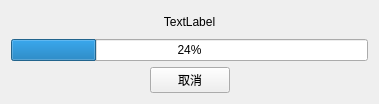
<?xml version="1.0" encoding="UTF-8"?>
<ui version="4.0">
 <class>Progress_Dialog</class>
 <widget class="QWidget" name="Progress_Dialog">
  <property name="geometry">
   <rect>
    <x>0</x>
    <y>0</y>
    <width>379</width>
    <height>104</height>
   </rect>
  </property>
  <property name="minimumSize">
   <size>
    <width>379</width>
    <height>104</height>
   </size>
  </property>
  <property name="maximumSize">
   <size>
    <width>379</width>
    <height>104</height>
   </size>
  </property>
  <property name="windowTitle">
   <string/>
  </property>
  <layout class="QVBoxLayout" name="verticalLayout">
   <item>
    <widget class="QLabel" name="label">
     <property name="text">
      <string>&lt;html&gt;&lt;head/&gt;&lt;body&gt;&lt;p align=&quot;center&quot;&gt;TextLabel&lt;/p&gt;&lt;/body&gt;&lt;/html&gt;</string>
     </property>
    </widget>
   </item>
   <item>
    <widget class="QProgressBar" name="progressBar">
     <property name="value">
      <number>24</number>
     </property>
    </widget>
   </item>
   <item>
    <layout class="QHBoxLayout" name="horizontalLayout">
     <item>
      <spacer name="horizontalSpacer">
       <property name="orientation">
        <enum>Qt::Horizontal</enum>
       </property>
       <property name="sizeHint" stdset="0">
        <size>
         <width>40</width>
         <height>20</height>
        </size>
       </property>
      </spacer>
     </item>
     <item>
      <widget class="QPushButton" name="pushButton">
       <property name="text">
        <string>取消</string>
       </property>
      </widget>
     </item>
     <item>
      <spacer name="horizontalSpacer_2">
       <property name="orientation">
        <enum>Qt::Horizontal</enum>
       </property>
       <property name="sizeHint" stdset="0">
        <size>
         <width>40</width>
         <height>20</height>
        </size>
       </property>
      </spacer>
     </item>
    </layout>
   </item>
  </layout>
 </widget>
 <resources/>
 <connections/>
</ui>
